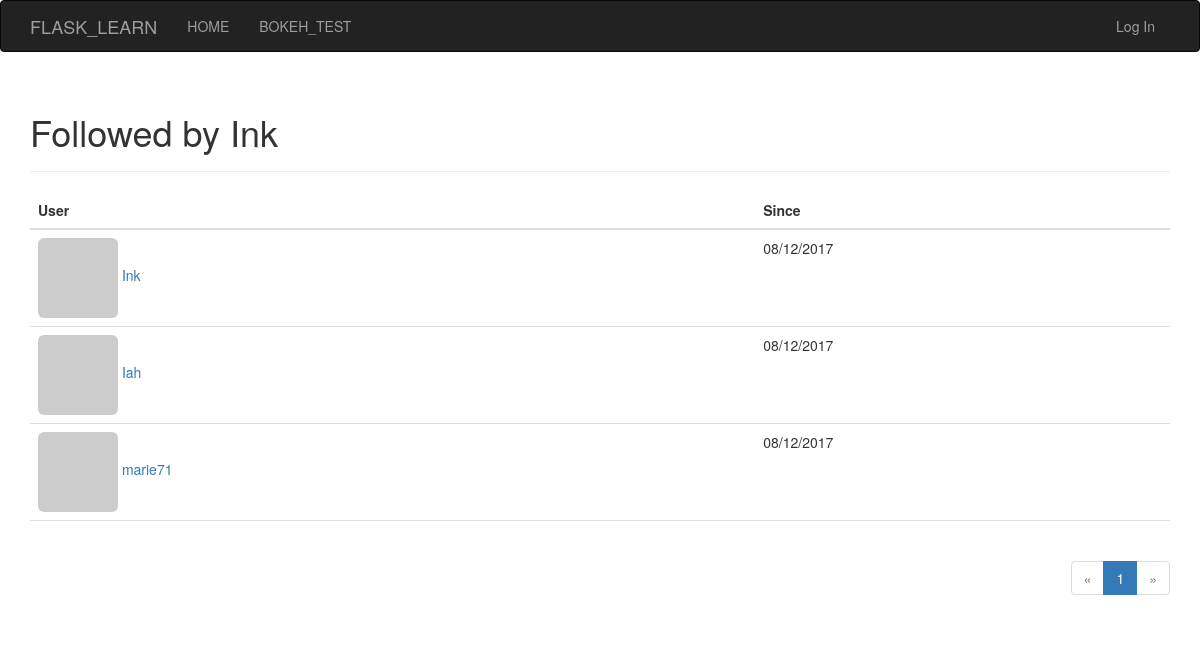
Screenshot of /followed_by/Ink with the database file from the repository.
### app/models.py (models this page shows, shortened)
class User(db.Model, UserMixin):
    __tablename__ = 'users'
    id = Column(Integer, primary_key=True)
    username = Column(String(64), unique=True, index=True)
    password_hash = Column(String(128))
    email = Column(String(64), unique=True, index=True)
    confirmed = Column(Boolean, default=False)
    name = Column(String(64))
    location = Column(String(64)) # TODO: learn how to store location in web app
    about_me = Column(Text())
    member_since = Column(DateTime(), default=datetime.utcnow)
    last_seen = Column(DateTime(), default=datetime.utcnow)
    avatar_hash = Column(String(32))
    role_id = Column(Integer, ForeignKey('roles.id'))
    posts = db.relationship('Post', backref='author', lazy='dynamic')
    followed = db.relationship('Follow', foreign_keys=[Follow.follower_id],
                            backref=backref('follower', lazy='joined'),
                            lazy='dynamic',
                            cascade='all, delete-orphan')
    followers = db.relationship('Follow', foreign_keys=[Follow.followed_id],
                             backref=backref('followed', lazy='joined'),
                             lazy='dynamic',
                             cascade='all, delete-orphan')
    comments = db.relationship('Comment', backref='author', lazy='dynamic')
    @property
    def password(self):
        raise AttributeError('password is not a readable attribute')
    def gravatar(self, size=100, default='identicon', rating='g'):
        if request.is_secure:
            url = 'https://secure.gravatar.com/avatar'
        else:
            url = 'http://www.gravatar.com/avatar'
        hash = self.avatar_hash or hashlib.md5(
            self.email.encode('utf-8')).hexdigest()
        return '{url}/{hash}?s={size}&d={default}&r={rating}'.format(
            url=url, hash=hash, size=size, default=default, rating=rating
        )

class Follow(db.Model):
    __tablename__ = 'followers'
    follower_id = Column(Integer, ForeignKey('users.id'), primary_key=True)
    followed_id = Column(Integer, ForeignKey('users.id'), primary_key=True)
    timestamp = Column(DateTime, default=datetime.utcnow)

### app/main/views.py (the view)
@main.route('/followed_by/<username>')
def followed_by(username):
    user = User.query.filter_by(username=username).first()
    if user is None:
        flash('Invalid user.')
        return redirect(url_for('main.index'))
    page = request.args.get('page', 1, type=int)
    pagination = user.followed.paginate(
        page, per_page=current_app.config['FLASKY_FOLLOWERS_PER_PAGE'],
        error_out=False
    )
    follows = [{'user': item.followed, 'timestamp': item.timestamp}
               for item in pagination.items]
    return render_template('followers.html', user=user, title='Followed by',
                           endpoint='.followed_by', pagination=pagination,
                           follows=follows)

### app/auth/views.py (called while the page is built)
@auth.before_app_request
def before_request():
    if current_user.is_authenticated:
        current_user.ping()
        if not current_user.confirmed \
            and request.endpoint[:5] != 'auth.' and request.endpoint != 'static':
            return redirect(url_for('auth.unconfirmed'))

### app/main/__init__.py (called while the page is built)
@main.context_processor
def inject_permissions():
    return dict(Permission=Permission)

### app/templates/followers.html (shortened to what this page needs)
{% extends "base.html" %}
{% import "_macros.html" as macros %}
{% block page_content %}
<div class="page-header">
    <h1>{{ title }} {{ user.username }}</h1>
</div>
<table class="table table-hover followers">
    <thead><tr><th>User</th><th>Since</th></tr></thead>
    {% for follow in follows %}
    <tr>
        <td>
            <a href="{{ url_for('.user', username=follow.user.username) }}">
                <img class="img-rounded" src="{{ follow.user.gravatar(size=32) }}">
                {{ follow.user.username }}
            </a>
        </td>
        <td>{{ moment(follow.timestamp).format('L') }}</td>
    </tr>
    {% endfor %}
</table>
<div class="pagination">
    {{ macros.pagination_widget(pagination, endpoint, username=user.username) }}
</div>
{% endblock %}

### app/static/styles.css (style rules this page uses)
div.pagination { width: 100%; text-align: right; padding: 0px; margin: 0px; }
.table.followers tr { border-bottom: 1px solid #e0e0e0; }

### rows the page displays
User: username "Ink", user.username "Ink"
Follow: timestamp "08/12/2017"
User: user.username "Iah"
Follow: timestamp "08/12/2017"
User: user.username "marie71"
Follow: timestamp "08/12/2017"

### other values shown
{{ title }} "Followed by"
{{ p }} "1"
